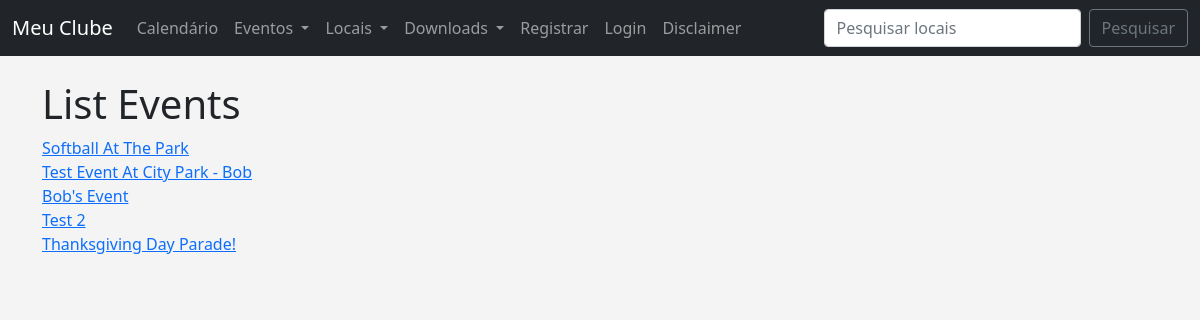
Screenshot of /venue_events/1 with the database file from the repository.
### events/models.py (models this page shows, shortened)
class Event(models.Model):
	name = models.CharField('Event Name', max_length=120)
	event_date = models.DateTimeField('Event Date')
	venue = models.ForeignKey(Venue, blank=True, null=True, on_delete=models.CASCADE)
	manager = models.ForeignKey(User, blank=True, null=True, on_delete=models.SET_NULL)
	description = models.TextField(blank=True)
	attendees = models.ManyToManyField(MyClubUser, blank=True)
	approved = models.BooleanField('Aprroved', default=False)
	def __str__(self):
		return self.name

### events/views.py (the view)
# urls.py: path('venue_events/<venue_id>', views.venue_events, name='venue-events'),
def venue_events(request, venue_id):
	venue = Venue.objects.get(id=venue_id)
	events = venue.event_set.all()
	if events:
		return render(request, 'events/venue_events.html', {
			"events":events
			})
	else:
		messages.success(request, ("That Venue Has No Events At This Time..."))
		return redirect('admin_approval')

### events/templates/events/venue_events.html
{% extends 'events/base.html' %}
{% block content %}
<h1>List Events</h1>
{% for event in events %}
 <a href="{% url 'show-event' event.id %}">{{ event}}</a><br/>
{% endfor %}
{% endblock %}

### events/templates/events/base.html (style rules this page uses)
body { background: #f4f4f4; }

### rows the page displays
Event: name "Softball At The Park"
Event: name "Test Event At City Park - Bob"
Event: name "Bob's Event"
Event: name "Test 2"
Event: name "Thanksgiving Day Parade!"
